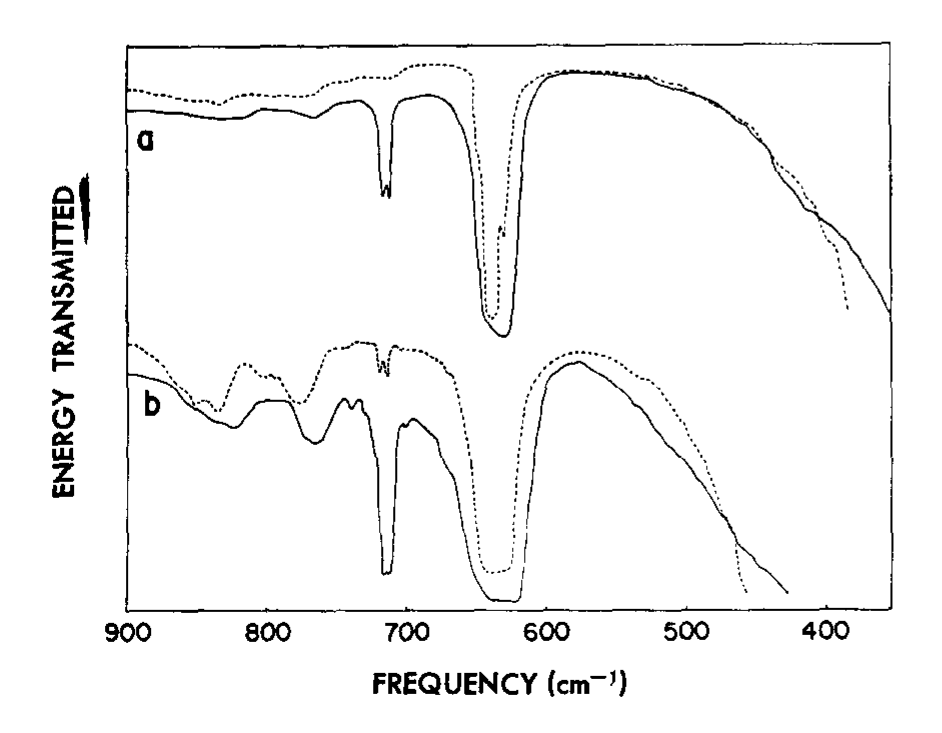
#> input picture output_pdf/Bryant - 1964 - Vibrational Spectrum of Sodium Azide Single Crystals 2/page_5/graphs/originals/page5.1_original.png, 942 x 733 px
$ python -i 2.3_png_pre.py   (imports and definitions only)
#> lines starting #> are read from the running program, lines starting #| are printed output that depends on the picture; after the words box and inside, x2 and y2 are one past the last pixel; in counts of white or black regions, pixels touching at a corner belong together
#!/usr/bin/env python3

import argparse
import json
import math
import os
import re
import shutil
from pathlib import Path

import cv2
import numpy as np

BORDER_ERODE_PX = 3
GAUSSIAN_KERNEL = (3, 3)
GAUSSIAN_SIGMA = .8
ADAPTIVE_BLOCK_SIZE = 25
ADAPTIVE_C = 4
MIN_COMPONENT_AREA = 12
MAX_SKEW_ANGLE_DEG = 15
SKEW_METHOD_DISAGREEMENT_THRESHOLD_DEG = 5

SCRIPT_DIR = Path(__file__).resolve().parent.parent
DEFAULT_OUTPUT_ROOT = SCRIPT_DIR / "output_pdf"

STAGE_NAMES = [
    "grayscale",
    "deskew",
    "border_erode",
    "gaussian_blur",
    "adaptive_threshold",
    "morph_open",
    "component_filter",
]

def isolate_graph_structural_lines(gray_img: np.ndarray) -> np.ndarray:
    """Removes text and diagonal data lines, leaving only grid lines and axes."""
    # Invert to binary (white lines on black background)
    _, binary = cv2.threshold(gray_img, 0, 255, cv2.THRESH_BINARY_INV | cv2.THRESH_OTSU)

    # Create horizontal and vertical structural elements
    scale = 20  # Higher means longer lines required
    k_width = max(2, gray_img.shape[1] // scale)
    k_height = max(2, gray_img.shape[0] // scale)

    horiz_kernel = cv2.getStructuringElement(cv2.MORPH_RECT, (k_width, 1))
    vert_kernel = cv2.getStructuringElement(cv2.MORPH_RECT, (1, k_height))

    # Extract horizontal and vertical structures
    horiz = cv2.morphologyEx(binary, cv2.MORPH_OPEN, horiz_kernel)
    vert = cv2.morphologyEx(binary, cv2.MORPH_OPEN, vert_kernel)

    # Combine them and invert back to black-on-white
    combined = cv2.add(horiz, vert)
    return cv2.bitwise_not(combined)

# [41 lines left out: function parse_args, not called in this run]


def extract_page_number(folder_name: str) -> str:
    match = re.search(r"page[_]?(\d+)", folder_name, re.IGNORECASE)
    return match.group(1) if match else folder_name


# [45 lines left out: functions find_graphs_folders, resolve_single_path, load_grayscale, save_image, save_debug_image, not called in this run]


def detect_skew_angle(gray_img: np.ndarray) -> tuple[float, bool, list[str]]:
    warnings: list[str] = []
    angles: list[float] = []

    def clamp_angle(angle: float) -> float:
        return max(-MAX_SKEW_ANGLE_DEG, min(MAX_SKEW_ANGLE_DEG, angle))

    # --- 1. Isolate the axes to eliminate noisy data lines ---
    clean_axes_img = isolate_graph_structural_lines(gray_img)
    # Use a blurred version for smoother profiling
    gray_small = cv2.GaussianBlur(clean_axes_img, (3, 3), 0)

    def hough_line_angle(image: np.ndarray) -> float | None:
        edges = cv2.Canny(image, 50, 150, apertureSize=3)
        lines = cv2.HoughLinesP(
            edges,
            rho=1,
            theta=np.pi / 180,
            threshold=50,
            minLineLength=max(30, min(image.shape) // 10),
            maxLineGap=20,
        )
        if lines is None:
            return None
        angle_values = []
        for x1, y1, x2, y2 in lines[:, 0]:
            dx = x2 - x1
            dy = y2 - y1
            if dx == 0:
                continue
            angle = math.degrees(math.atan2(dy, dx))
            if angle > 90:
                angle -= 180
            if angle < -90:
                angle += 180
            if abs(angle) <= 45:
                angle_values.append(angle)
        if not angle_values:
            return None
        weighted_angles: list[float] = []
        weighted_lengths: list[float] = []
        for (x1, y1, x2, y2), angle in zip(lines[:, 0], angle_values):
            weighted_angles.append(angle)
            weighted_lengths.append(math.hypot(x2 - x1, y2 - y1))
        weighted_sum = sum(a * w for a, w in zip(weighted_angles, weighted_lengths))
        total_weight = sum(weighted_lengths)
        return clamp_angle(weighted_sum / total_weight) if total_weight else None

    def projection_profile_angle(image: np.ndarray) -> float | None:
        best_correction = 0.0
        best_variance = -1.0
        for correction in np.linspace(-MAX_SKEW_ANGLE_DEG, MAX_SKEW_ANGLE_DEG, 31):
            rotated = rotate_image(image, correction, border_value=255)
            profile = np.sum(255 - rotated.astype(np.float32), axis=1)
            variance = float(np.var(profile))
            if variance > best_variance:
                best_variance = variance
                best_correction = correction
        return clamp_angle(-best_correction)

    def bounding_rect_angle(image: np.ndarray) -> float | None:
        _, bin_inv = cv2.threshold(image, 0, 255, cv2.THRESH_BINARY_INV | cv2.THRESH_OTSU)
        contours, _ = cv2.findContours(bin_inv, cv2.RETR_EXTERNAL, cv2.CHAIN_APPROX_SIMPLE)
        if not contours:
            return None
        largest = max(contours, key=cv2.contourArea)
        if cv2.contourArea(largest) < 10:
            return None
        rect = cv2.minAreaRect(largest)
        angle = rect[-1]
        if angle < -45:
            angle += 90
        return clamp_angle(-angle)

    try:
        hough_res = hough_line_angle(gray_small)
        if hough_res is not None: angles.append(clamp_angle(hough_res))
    except Exception: hough_res = None

    try:
        proj_res = projection_profile_angle(gray_small)
        if proj_res is not None: angles.append(clamp_angle(proj_res))
    except Exception: proj_res = None

    try:
        bound_res = bounding_rect_angle(gray_small)
        if bound_res is not None: angles.append(clamp_angle(bound_res))
    except Exception: bound_res = None

    if not angles:
        warnings.append("skew estimation unavailable")
        return 0.0, True, warnings

    median_angle = float(np.median(np.array(angles, dtype=np.float32)))
    disagreement = max(abs(angle - median_angle) for angle in angles)

    # --- 2. Smart Automatic Resolution ---
    if disagreement > SKEW_METHOD_DISAGREEMENT_THRESHOLD_DEG:
        # If projection profile found a strong match, trust it over the others
        # because Hough gets distracted by text clusters.
        if proj_res is not None:
            warnings.append(f"Disagreement resolved automatically: trusting Projection Profile ({proj_res:.2f}°)")
            return clamp_angle(proj_res), False, warnings
        else:
            warnings.append("skew estimation disagreement exceeds threshold; fallback failed")
            return 0.0, True, warnings

    return clamp_angle(median_angle), False, warnings


def rotate_image(gray_img: np.ndarray, angle_deg: float, border_value: int = 255) -> np.ndarray:
    height, width = gray_img.shape[:2]
    center = (width / 2.0, height / 2.0)
    matrix = cv2.getRotationMatrix2D(center, angle_deg, 1.0)
    return cv2.warpAffine(
        gray_img,
        matrix,
        (width, height),
        flags=cv2.INTER_CUBIC,
        borderMode=cv2.BORDER_CONSTANT,
        borderValue=border_value,
    )


def correct_rotation(gray_img: np.ndarray, angle_deg: float) -> np.ndarray:
    return rotate_image(gray_img, -angle_deg, border_value=255)


# [15 lines left out: functions erode_border, adaptive_threshold, not called in this run]


def morph_open(img: np.ndarray) -> np.ndarray:
    kernel = cv2.getStructuringElement(cv2.MORPH_ELLIPSE, (3, 3))
    return cv2.morphologyEx(img, cv2.MORPH_OPEN, kernel)


# [15 lines left out: functions filter_components, build_backup_path, not called in this run]


def build_pre_json_path(png_path: Path) -> Path:
    return png_path.with_name(f"{png_path.stem}_pre.json")


# [227 lines left out: functions write_preprocess_json, process_graph_png, process_graphs_folder, main, not called in this run]


# [2 lines not run here, left out]

>>> import cv2
>>> picture = cv2.imread('../output_pdf/Bryant - 1964 - Vibrational Spectrum of Sodium Azide Single Crystals 2/page_5/graphs/originals/page5.1_original.png', cv2.IMREAD_GRAYSCALE)
#> picture is the input picture: shape (733, 942); min 0, max 255, mean 246.3
>>> result = detect_skew_angle(picture)
#> in isolate_graph_structural_lines, `_, binary = cv2.threshold(gray_img, 0, 255, cv2.THRESH_BINARY_INV | cv..`:
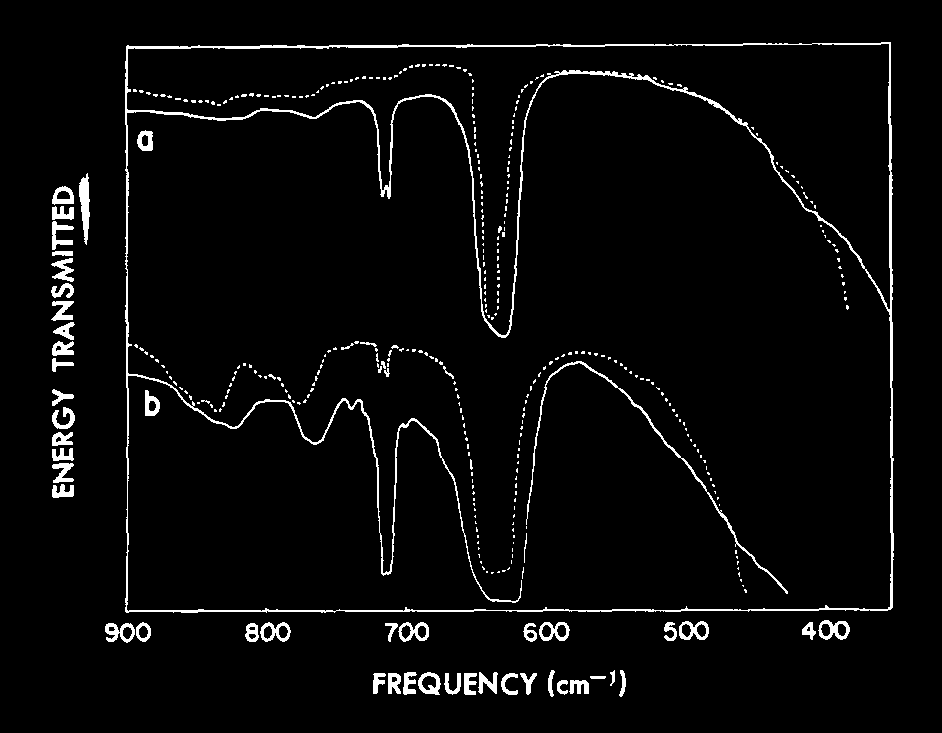
#> binary: shape (733, 942); 3.6% white; 388 white regions (330 under 20 px), largest, box (x1, y1, x2, y2) and area: (125, 42, 894, 613) 11362, (526, 361, 788, 594) 1099, (79, 173, 90, 245) 484
#> in isolate_graph_structural_lines, `horiz = cv2.morphologyEx(binary, cv2.MORPH_OPEN, horiz_kernel)`: horiz: shape (733, 942); 0.38% white in thin lines or dots, all inside (x1, y1, x2, y2) = (125, 43, 891, 612)
#> in isolate_graph_structural_lines, `vert = cv2.morphologyEx(binary, cv2.MORPH_OPEN, vert_kernel)`: vert: shape (733, 942); 0.48% white; 10 white regions, largest, box (x1, y1, x2, y2) and area: (888, 43, 893, 610) 1391, (125, 46, 129, 614) 981, (82, 174, 89, 246) 406
#> in isolate_graph_structural_lines, `combined = cv2.add(horiz, vert)`:
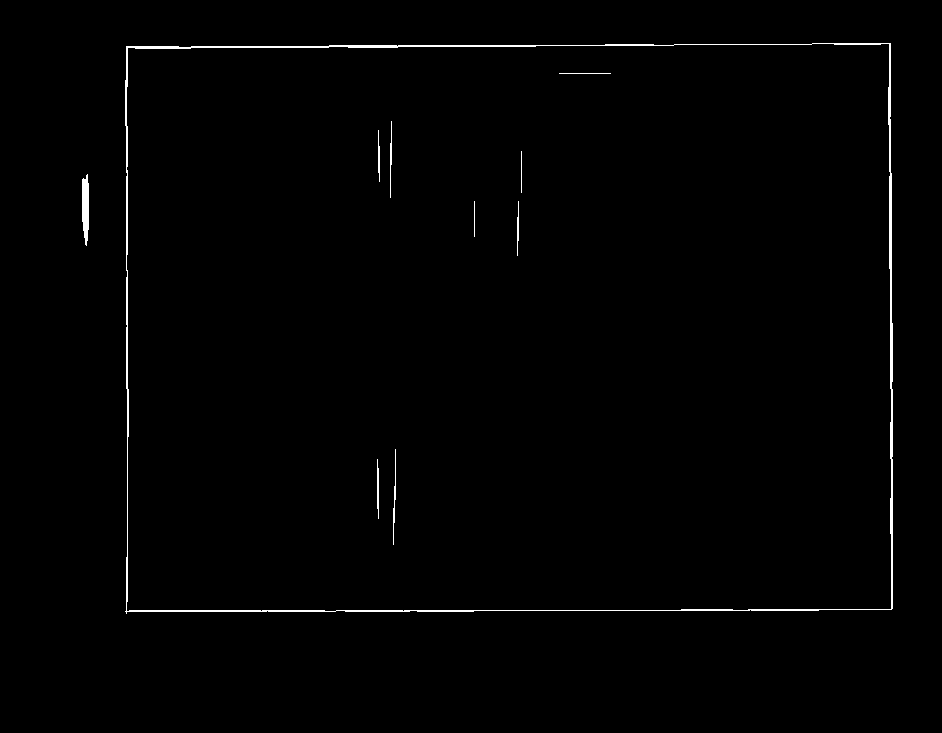
#> combined: shape (733, 942); 0.86% white in thin lines or dots, all inside (x1, y1, x2, y2) = (82, 43, 893, 614)
#> in detect_skew_angle, `gray_small = cv2.GaussianBlur(clean_axes_img, (3, 3), 0)`:
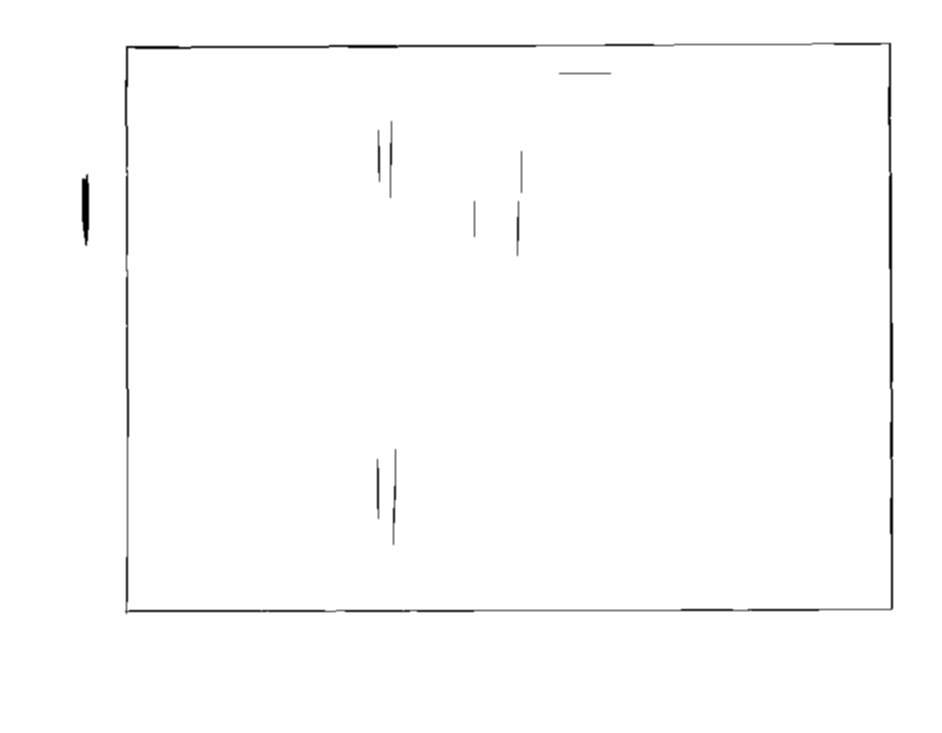
#> gray_small: shape (733, 942); min 0, max 255, mean 252.8
#> in hough_line_angle, `edges = cv2.Canny(image, 50, 150, apertureSize=3)`:
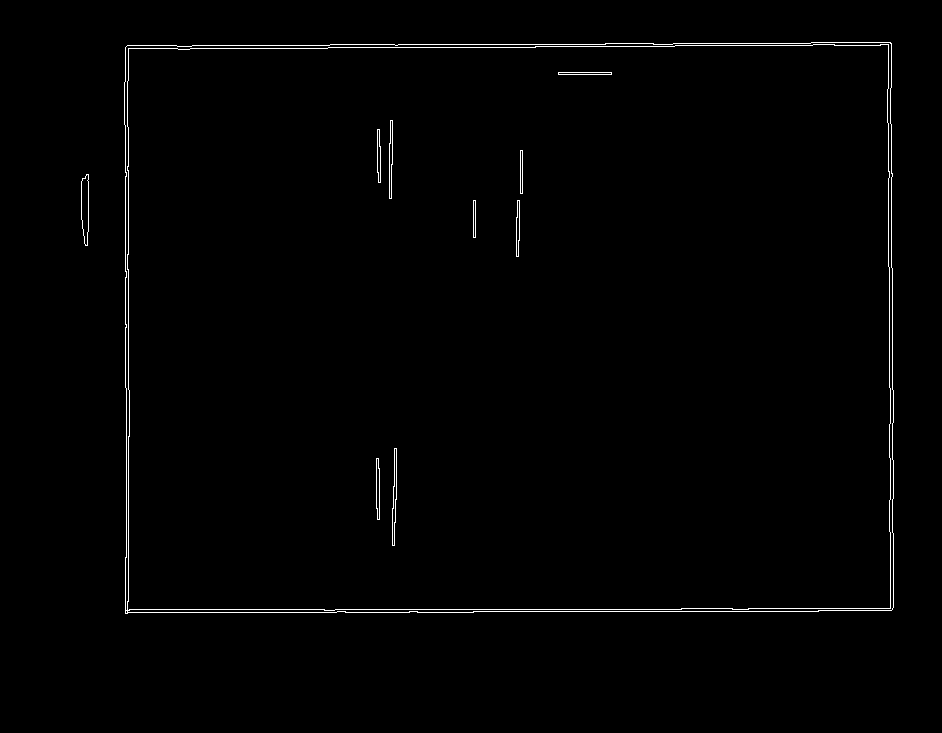
#> edges: shape (733, 942); 0.94% white in thin lines or dots, all inside (x1, y1, x2, y2) = (81, 42, 894, 614)
#> in hough_line_angle, `lines = cv2.HoughLinesP( edges, rho=1, theta=np.pi / 180, threshold=50..`: lines = 24 rows, first 6: [125, 609, 681, 609], [675, 45, 812, 45], [128, 389, 128, 127], [330, 44, 605, 44], [125, 387, 125, 125], [127, 612, 473, 612]
#> the loop in hough_line_angle, `for x1, y1, x2, y2 in lines[:, 0]:` made 24 passes
#> (x1, y1, x2, y2, dx, dy, angle) on passes 1, 2, 4, 6, 7, 9, 10, 11, 15, 17, 18, 20: (125, 609, 681, 609, 556, 0, 0), (675, 45, 812, 45, 137, 0, 0), (330, 44, 605, 44, 275, 0, 0), (127, 612, 473, 612, 346, 0, 0), (473, 611, 818, 611, 345, 0, 0), (328, 47, 535, 47, 207, 0, 0), (605, 43, 810, 43, 205, 0, 0), (892, 499, 893, 578, 1, 79, 89.27), (681, 608, 892, 608, 211, 0, 0), (125, 48, 327, 48, 202, 0, 0), (535, 46, 674, 46, 139, 0, 0), (818, 610, 891, 610, 73, 0, 0)
#> (x1, y1, x2, y2, dx, dy) on passes 3, 5, 8, 12, 13, 14: (128, 389, 128, 127, 0, -262), (125, 387, 125, 125, 0, -262), (126, 557, 126, 388, 0, -169), (889, 387, 889, 267, 0, -120), (888, 266, 888, 123, 0, -143), (890, 610, 890, 532, 0, -78)
#> after the loop in hough_line_angle, `for x1, y1, x2, y2 in lines[:, 0]:`: angle_values = [0, 0, 0, 0, 0, 0, 0, 0, 0, 0, 0, 0, 0]
#> the loop in hough_line_angle, `for (x1, y1, x2, y2), angle in zip(lines[:, 0], angle_values):` made 13 passes
#> (x1, y1, x2, y2) on passes 1 to 12: (125, 609, 681, 609), (675, 45, 812, 45), (128, 389, 128, 127), (330, 44, 605, 44), (125, 387, 125, 125), (127, 612, 473, 612), (473, 611, 818, 611), (126, 557, 126, 388), (328, 47, 535, 47), (605, 43, 810, 43), (892, 499, 893, 578), (889, 387, 889, 267)
#> after the loop in hough_line_angle, `for (x1, y1, x2, y2), angle in zip(lines[:, 0], angle_values):`: weighted_lengths = [556, 137, 262, 275, 262, 346, 345, 169, 207, 205, 79.01, 120, 143]
#> in hough_line_angle, `weighted_sum = sum(a * w for a, w in zip(weighted_angles, weighted_len..`: weighted_sum = 0
#> in hough_line_angle, `total_weight = sum(weighted_lengths)`: total_weight = 3106
#> in detect_skew_angle, `hough_res = hough_line_angle(gray_small)`: hough_res = 0
#> the loop in projection_profile_angle, `for correction in np.linspace(-MAX_SKEW_ANGLE_DEG, MAX_SKEW_ANGLE_DEG,..` made 31 passes
#> (variance, best_variance) on passes 1 to 12: (1016738.2, 1016738.2), (1132155.5, 1132155.5), (1166151.2, 1166151.2), (1178375.4, 1178375.4), (1286412.6, 1286412.6), (1470556.2, 1470556.2), (1728306.9, 1728306.9), (2108436.5, 2108436.5), (2584340, 2584340), (3189902.5, 3189902.5), (3874225, 3874225), (5129191.5, 5129191.5)
#> variance on passes 17 to 22: 17429106, 9477540, 6410219.5, 4944225.5, 3789113.8, 2941661.8
#> pass 1, in projection_profile_angle, `rotated = rotate_image(image, correction, border_value=255)`:
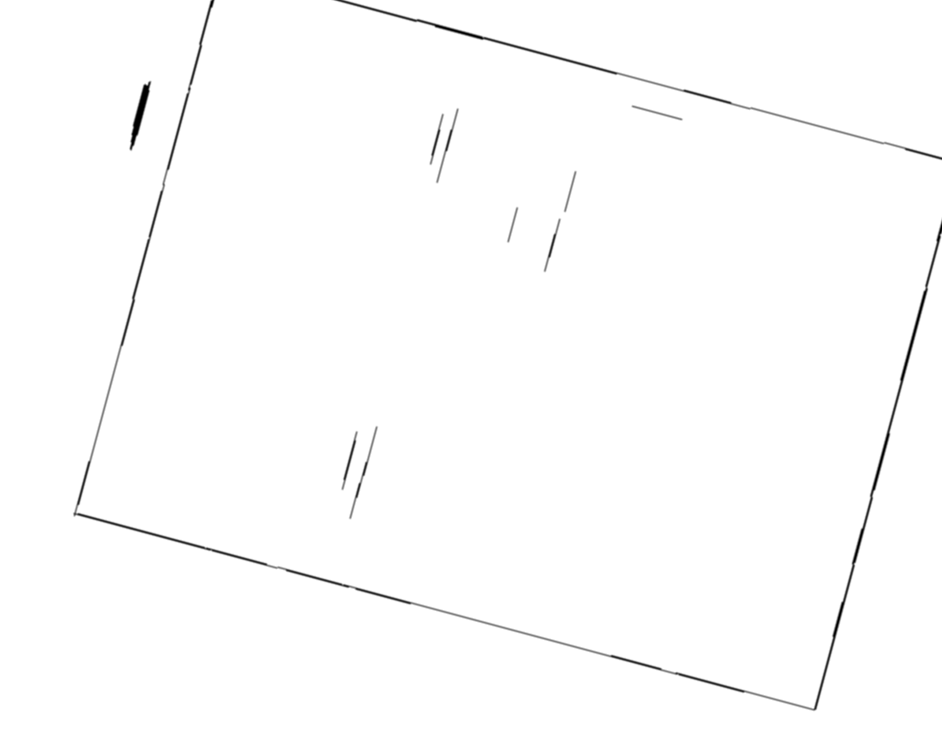
#> rotated: shape (733, 942); min 0, max 255, mean 253
#> pass 3, in projection_profile_angle, `rotated = rotate_image(image, correction, border_value=255)`:
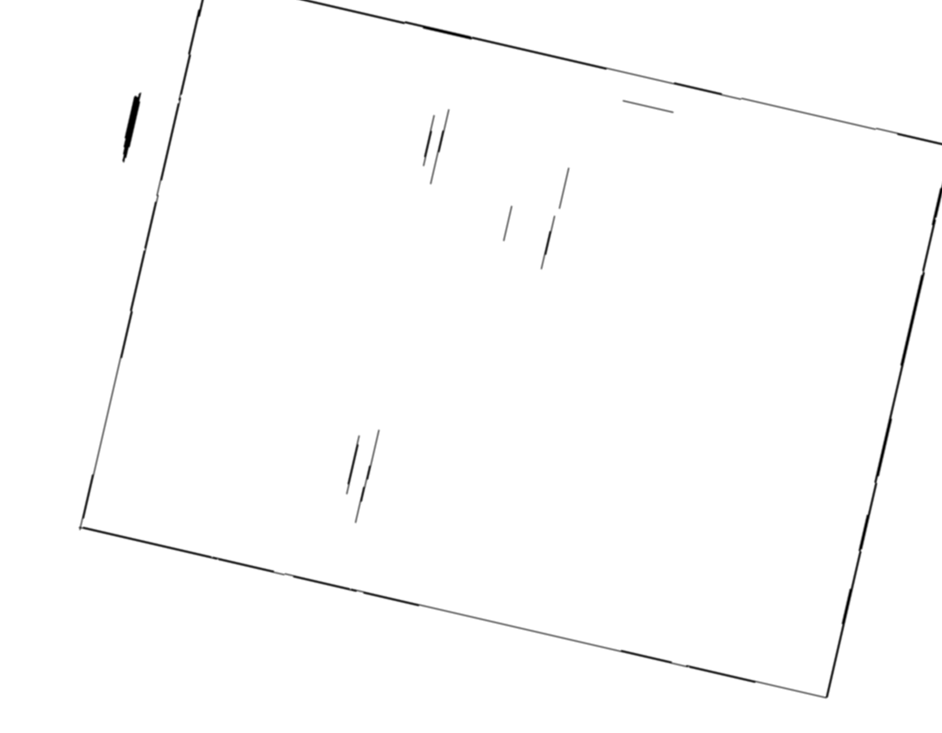
#> rotated: shape (733, 942); min 0, max 255, mean 252.9
#> after the loop in projection_profile_angle, `for correction in np.linspace(-MAX_SKEW_ANGLE_DEG, MAX_SKEW_ANGLE_DEG,..`: best_variance = 66913396
#> in detect_skew_angle, `proj_res = projection_profile_angle(gray_small)`: proj_res = 0
#> in bounding_rect_angle, `contours, _ = cv2.findContours(bin_inv, cv2.RETR_EXTERNAL, cv2.CHAIN_A..`: contours = 2 contours; box (x1, y1, x2, y2) and area: (125, 43, 893, 614) 432661, (82, 174, 89, 246) 341
#> in bounding_rect_angle, `largest = max(contours, key=cv2.contourArea)`: largest = contour of 58 points, box (x1, y1, x2, y2) (125, 43, 893, 614), area 432661
#> in bounding_rect_angle, `rect = cv2.minAreaRect(largest)`: rect = ((507.9, 327.8), (768.2, 567.2), -0.237)
#> in bounding_rect_angle, `angle = rect[-1]`: angle = -0.237
#> in detect_skew_angle, `bound_res = bounding_rect_angle(gray_small)`: bound_res = 0.237
#> in detect_skew_angle, `median_angle = float(np.median(np.array(angles, dtype=np.float32)))`: median_angle = 0
#> in detect_skew_angle, `disagreement = max(abs(angle - median_angle) for angle in angles)`: disagreement = 0.237
#> result = (0, False, [])
